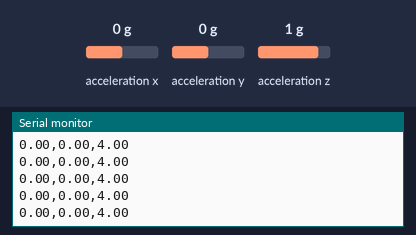
Simulated run of this sketch. Board: Arduino Uno, built with avr-gcc and run on an emulated ATmega328P. Shown: the last lines printed to the serial monitor. The test bench sets the inputs (shaded band); at power-on: acceleration x 0 g, acceleration y 0 g, acceleration z 1 g.

Above: at 1.2 s.
1.3 s: acceleration x set to -1.4 g
At 2.2 s:
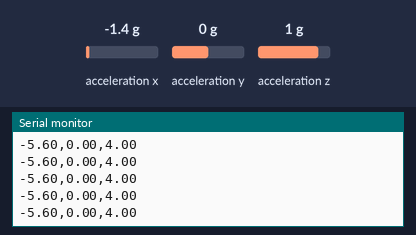
4.3 s: acceleration y set to -1.4 g
At 4.9 s:
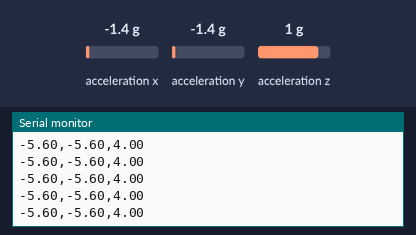
7.3 s: acceleration z set to -1.4 g
At 8.0 s:
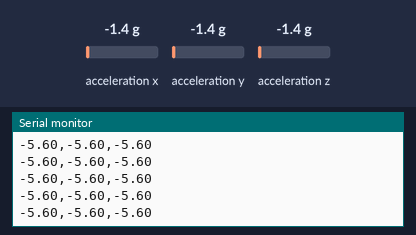
Timing chart, 0 to 10.3 s (numbered marks = the images above; inputs shaded):
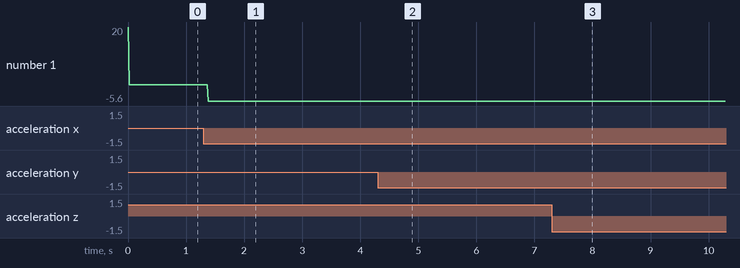

Measured:
- after the input at 1.3 s, the serial monitor: prints a new line after 0.08 s (image 1)
- after the input at 4.3 s, the serial monitor: prints a new line after 0.07 s (image 2)
- after the input at 7.3 s, the serial monitor: prints a new line after 0.08 s (image 3)
- plotted number 1: 0 → -5.6 after the input at 1.3 s

The sketch:

LIS3DHAccelerometer.ino
```cpp
/*
    Simplified example for the Adafruit LIS3DH accelerometer
    breakout board (https://www.adafruit.com/products/2809)
    based on Kevin Townsend's sample code.

    Note: this code sets the accelerometer to 2G (aka 2x the acceleration
    due to gravity). The accelerometer has a 14-bit range, or -8193 to 8192.
    So at 1G, when the full force of gravity is on one of the axes,
    the reading should be around 4095 for that axis (or -4096, depending on
    the orientation).

    modified 24 Nov 2015
    by Tom Igoe
*/

#include <Wire.h>
#include <Adafruit_LIS3DH.h>

Adafruit_LIS3DH accelerometer = Adafruit_LIS3DH();

void setup() {
  Serial.begin(9600);
  while (!Serial);
  if (! accelerometer.begin(0x18)) {
    Serial.println("Couldn't start. Check wiring.");
    while (true);     // stop here and do nothing
  }

  accelerometer.setRange(LIS3DH_RANGE_8_G);   // 2, 4, 8 or 16 G!
  Serial.print(accelerometer.getRange());
}

void loop() {
  accelerometer.read();      // get X Y and Z data at once
  // Then print out the raw data
    Serial.print(convertReading(accelerometer.x));
    Serial.print(",");
    Serial.print(convertReading(accelerometer.y));
    Serial.print(",");
    Serial.println(convertReading(accelerometer.z));

}

float convertReading(int reading) {
  float divisor = 2 << (13 - accelerometer.getRange());
  float acceleration = (float)reading / divisor;
  return acceleration;
}
```
